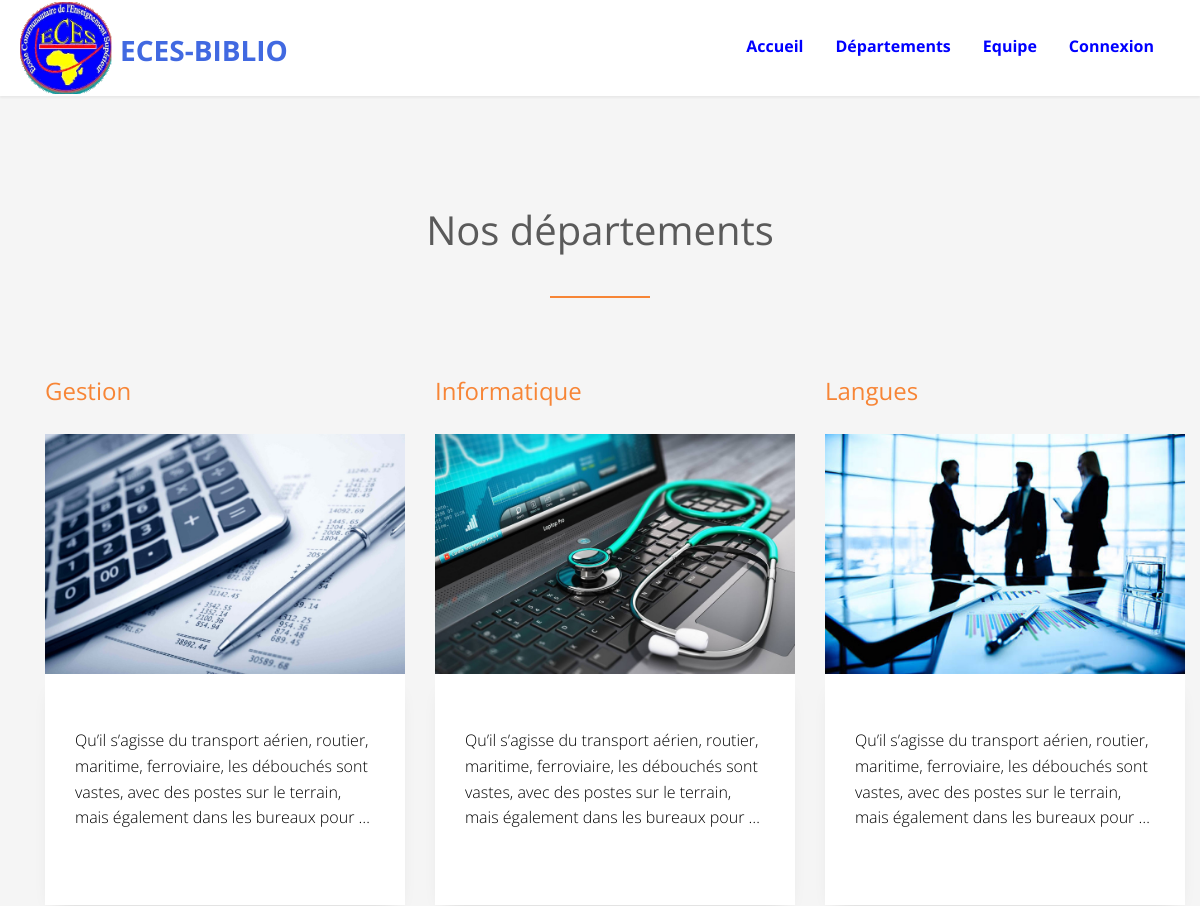
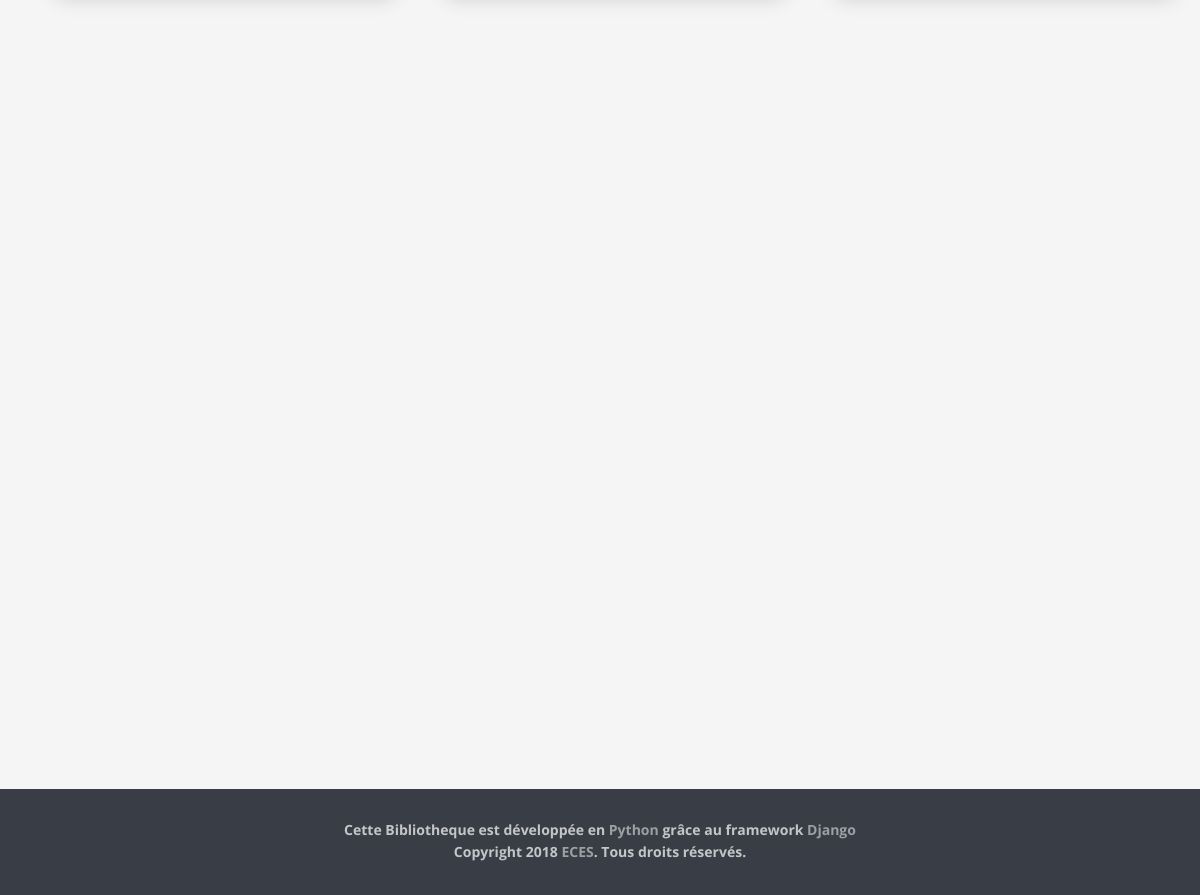
The page / on the database its author committed (2 pictures, top to bottom).
### eces/models.py (models this page shows, shortened)
class Departement(models.Model):
  image=models.FileField(upload_to="Repertoire_Images", default='images_defaut/depdefault1.jpeg')
  libelle=models.CharField(max_length=255, unique=True ,help_text='veuillez indiquer un departement')
  description=RichTextField()
  class Meta:
    ordering =('libelle',)
    verbose_name_plural='DEPARTEMENTS'

### eces/views.py (the view)
# urls.py: path('', views.DepartementListView.as_view(), name='departement_list'),
class DepartementListView(ListView):
	template_name='departement.html'
	model=models.Departement

### templates/departement.html (shortened to what this page needs)
{% extends 'index.html' %}
{%  block header %}
{{ block.super}}
{%  endblock header%}
{% block departement %}
<div id="fh5co-tours" class="fh5co-section-gray">
 <div class="container">
<div class="row">
          <div class="col-md-8 col-md-offset-2 text-center heading-section animate-box">
            <h3>Nos départements</h3>
          </div>
        </div>
<div class="container">
        <div class="row row-bottom-padded-md">
        	{% for departement in departement_list %}
         <div class="col-lg-4 col-md-4 col-sm-6">
            <div class="fh5co-blog animate-box">
              <h3><a href="{% url 'departement_detail' departement.pk %}">{{ departement.libelle }}</a></h3>
              <a href="{% url 'departement_detail' departement.pk %}"><img  class="img-responsive"  src="{{departement.image.url}}"  alt=""></a>
              <div class="blog-text">
                <div class="prod-title">
                  <p style="color: black">{{ departement.description|safe|truncatewords:25 }}</p>
                </div>
              </div>
            </div>
          </div>
             {% empty %}
        <p>Liste vide</p>
        {% endfor %}
        </div>
      </div>
 </div>
</div>
{% endblock departement %}

### eces/static/eces/css/style.css (style rules this page uses)
body { font-family: "Open Sans", Arial, sans-serif; line-height: 1.6; font-size: 16px; background: #fff; color: #848484; font-weight: 300; overflow-x: hidden; }
a { color: #F78536; -webkit-transition: 0.5s, ease; -o-transition: 0.5s, ease; transition: 0.5s, ease; }
p, ul, ol { margin-bottom: 1.5em; font-size: 16px; color: #848484; font-family: "Open Sans", Arial, sans-serif; }
h1, h2, h3, h4, h5, h6 { color: #5a5a5a; font-family: "Open Sans", Arial, sans-serif; font-weight: 400; margin: 0 0 30px 0; }
#fh5co-work-section, #fh5co-car, #fh5co-blog-section, #fh5co-features, #fh5co-tours, #fh5co-testimonial, .fh5co-content-section { padding: 7em 0; }
.fh5co-section-gray { background: rgba(0, 0, 0, 0.04); }
.heading-section { padding-bottom: 1em; margin-bottom: 5em; }
.heading-section:after { position: absolute; content: ''; bottom: 0; left: 50%; width: 100px; margin-left: -50px; height: 2px; background: #F78536; }
.heading-section h3 { font-size: 40px; font-weight: 400; position: relative; }
.fh5co-blog { margin-bottom: 60px; }
.fh5co-blog a img { width: 100%; }
.fh5co-blog .blog-text { margin-bottom: 30px; position: relative; background: #fff; width: 100%; padding: 30px; float: right; -webkit-box-shadow: 0px 10px 20px -12px rgba(0, 0, 0, 0.18); -moz-box-shadow: 0px 10px 20px -12px rgba(0, 0, 0, 0.18); box-shadow: 0px 10px 20px -12px rgba(0, 0, 0, 0.18); }
.fh5co-blog .blog-text span { display: inline-block; margin-bottom: 20px; }
.js .animate-box { opacity: 0; }
.row-bottom-padded-md { padding-bottom: 4em; }

### rows shown on the page
Departement: libelle "Gestion", image (picture), description "Qu’il s’agisse du transport aérien, routier, maritime, ferroviaire, les débouchés sont vastes, avec des postes sur le terrain, mais également dans les bureaux pour …"
Departement: libelle "Informatique", image (picture), description "Qu’il s’agisse du transport aérien, routier, maritime, ferroviaire, les débouchés sont vastes, avec des postes sur le terrain, mais également dans les bureaux pour …"
Departement: libelle "Langues", image (picture), description "Qu’il s’agisse du transport aérien, routier, maritime, ferroviaire, les débouchés sont vastes, avec des postes sur le terrain, mais également dans les bureaux pour …"
